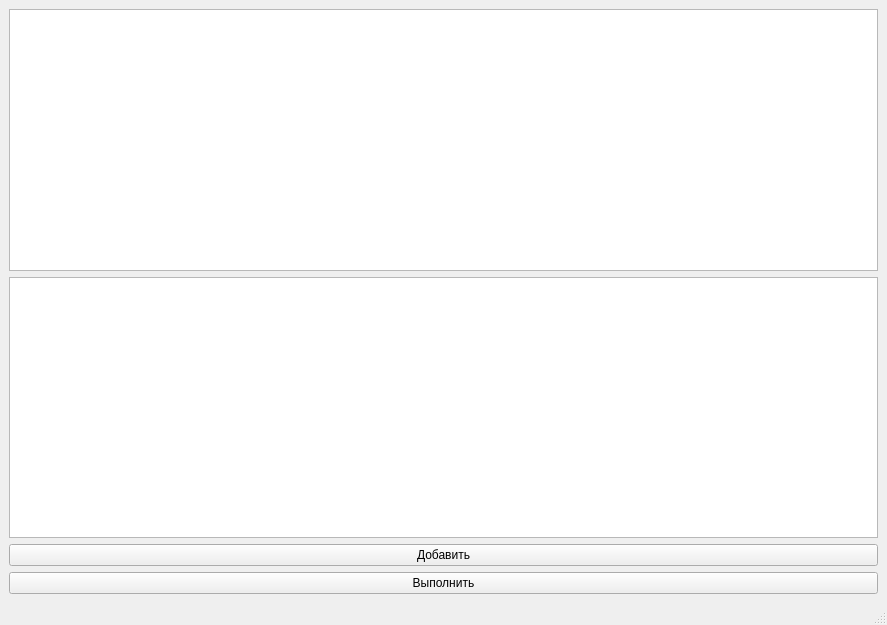
<?xml version="1.0" encoding="UTF-8"?>
<ui version="4.0">
 <class>MainWindow</class>
 <widget class="QMainWindow" name="MainWindow">
  <property name="geometry">
   <rect>
    <x>0</x>
    <y>0</y>
    <width>887</width>
    <height>625</height>
   </rect>
  </property>
  <property name="windowTitle">
   <string>MainWindow</string>
  </property>
  <widget class="QWidget" name="centralwidget">
   <layout class="QGridLayout" name="gridLayout">
    <item row="1" column="0">
     <layout class="QHBoxLayout" name="horizontalLayout">
      <item>
       <widget class="QTextEdit" name="textEdit">
        <property name="maximumSize">
         <size>
          <width>16777215</width>
          <height>16777201</height>
         </size>
        </property>
       </widget>
      </item>
     </layout>
    </item>
    <item row="2" column="0">
     <widget class="QPushButton" name="pushButton_2">
      <property name="text">
       <string>Добавить</string>
      </property>
     </widget>
    </item>
    <item row="0" column="0">
     <widget class="QTableWidget" name="tableWidget"/>
    </item>
    <item row="3" column="0">
     <widget class="QPushButton" name="pushButton">
      <property name="text">
       <string>Выполнить</string>
      </property>
     </widget>
    </item>
   </layout>
  </widget>
  <widget class="QMenuBar" name="menubar">
   <property name="geometry">
    <rect>
     <x>0</x>
     <y>0</y>
     <width>887</width>
     <height>21</height>
    </rect>
   </property>
  </widget>
  <widget class="QStatusBar" name="statusbar"/>
 </widget>
 <resources/>
 <connections/>
</ui>
